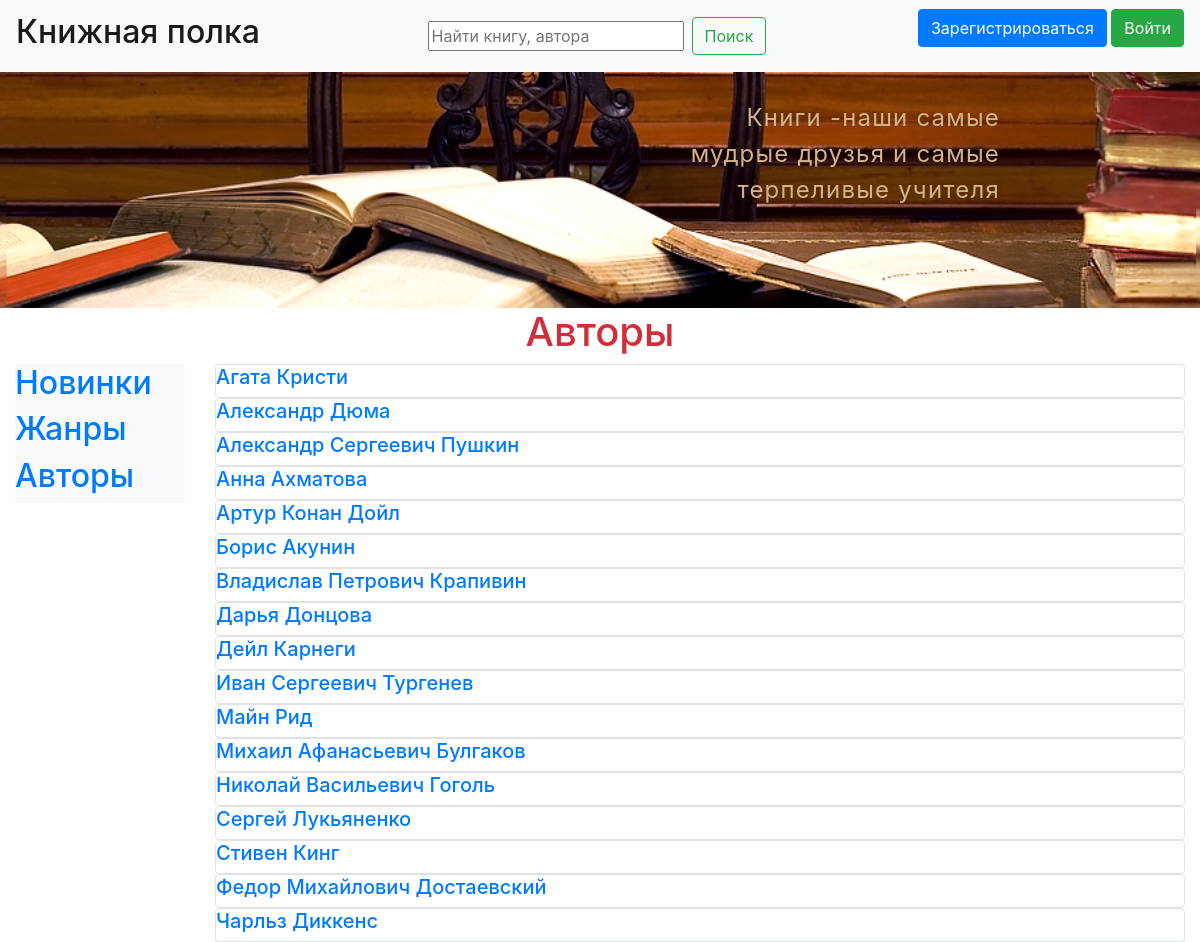
The page /author on the database its author committed.
### data/authors.py (models this page shows, shortened)
class Authors(SqlAlchemyBase, UserMixin):
    __tablename__ = 'authors'
    id = sqlalchemy.Column(sqlalchemy.Integer,
                           primary_key=True, autoincrement=True)
    surname = sqlalchemy.Column(sqlalchemy.String(50), nullable=True)
    name = sqlalchemy.Column(sqlalchemy.String(50), nullable=True)
    middlename = sqlalchemy.Column(sqlalchemy.String(50), nullable=True)
    books = orm.relation("Books", back_populates='author')

### main.py (the view)
@app.route('/author')
def author():
    session = db_session.create_session()
    q = request.args.get('q')
    if q:
        authors = session.query(Authors).filter(
            (Authors.name.contains(q)) | (Authors.surname.contains(q)) | (Authors.middlename.contains(q))).order_by(
            Authors.name.asc(), Authors.middlename.asc(), Authors.surname.asc())
    else:
        authors = session.query(Authors).order_by(Authors.name.asc(), Authors.middlename.asc(), Authors.surname.asc())
    return render_template("authors.html", authors=authors)

### data/db_session.py (called while the page is built)
def create_session() -> Session:
    global __factory
    return __factory()

### templates/authors.html (shortened to what this page needs)
{% extends "base.html" %}
{% block content_title %}
Авторы
{% endblock %}
{% block content %}
{% for item in authors%}
<div class="col-md6 border rounded">
    <a href="{{url_for('author_detail', id=item.id)}}"><h5>{{item.name}} {{item.middlename}} {{item.surname}}</h5></a>
</div>
{% endfor %}
{% endblock %}

### rows shown on the page
Authors: name "Агата", surname "Кристи"
Authors: name "Александр", surname "Дюма"
Authors: name "Александр", middlename "Сергеевич", surname "Пушкин"
Authors: name "Анна", surname "Ахматова"
Authors: name "Артур Конан", surname "Дойл"
Authors: name "Борис", surname "Акунин"
Authors: name "Владислав", middlename "Петрович", surname "Крапивин"
Authors: name "Дарья", surname "Донцова"
Authors: name "Дейл", surname "Карнеги"
Authors: name "Иван", middlename "Сергеевич", surname "Тургенев"
Authors: name "Майн", surname "Рид"
Authors: name "Михаил", middlename "Афанасьевич", surname "Булгаков"
Authors: name "Николай", middlename "Васильевич", surname "Гоголь"
Authors: name "Сергей", surname "Лукьяненко"
Authors: name "Стивен", surname "Кинг"
Authors: name "Федор", middlename "Михайлович", surname "Достаевский"
Authors: name "Чарльз", surname "Диккенс"
